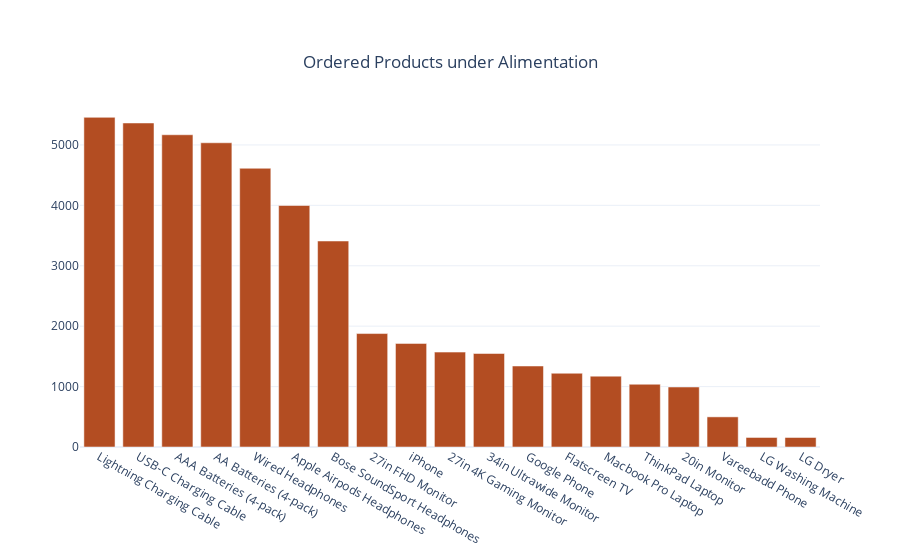

Notebook source saved alongside this figure:
### Code cell
#check the Ordered product 

fig = go.Figure()


fig.add_trace(go.Bar(
    y=Alimentation['Product'].value_counts().values.tolist(),
    x=[str(i) for i in Alimentation['Product'].value_counts().index],
    textfont=dict(size=14),
    name='Product',
    textposition='auto',
    
    showlegend=False,
    marker=dict(color=constraints[0])

))
fig.update_layout(title={'text':'Ordered Products under Alimentation' ,
                             'y': 0.9,
                             'x': 0.5,
                             'xanchor': 'center',
                             'yanchor': 'top'},
                      template='plotly_white') 

# Display the figure
fig.show()

### Figure 1 — Plotly figure (JSON) as saved in the notebook; plotly's stock layout.template omitted (floating-point values rounded to 4 significant figures)
{"data": [{"marker": {"color": "#B34D22"}, "name": "Product", "showlegend": false, "textfont": {"size": 14}, "textposition": "auto", "type": "bar", "x": ["Lightning Charging Cable", "USB-C Charging Cable", "AAA Batteries (4-pack)", "AA Batteries (4-pack)", "Wired Headphones", "Apple Airpods Headphones", "Bose SoundSport Headphones", "27in FHD Monitor", "iPhone", "27in 4K Gaming Monitor", "34in Ultrawide Monitor", "Google Phone", "Flatscreen TV", "Macbook Pro Laptop", "ThinkPad Laptop", "20in Monitor", "Vareebadd Phone", "LG Washing Machine", "LG Dryer"], "y": [5457, 5364, 5169, 5036, 4614, 3998, 3410, 1878, 1715, 1571, 1548, 1341, 1221, 1173, 1039, 993, 499, 158, 158]}], "layout": {"title": {"text": "Ordered Products under Alimentation", "x": 0.5, "xanchor": "center", "y": 0.9, "yanchor": "top"}}}
